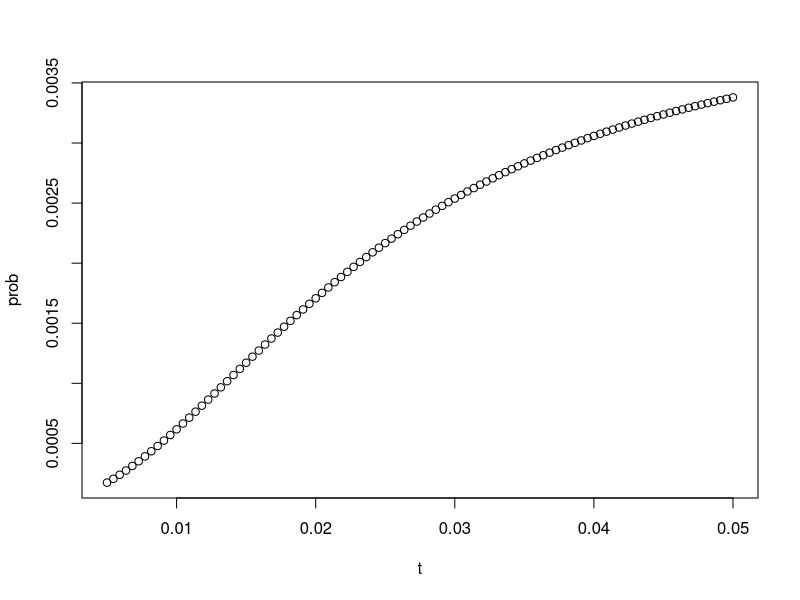

Recreate this plot in R. (Note: this script raises an error after producing the figure.)
## ---- chunk 1
prev <- 0.00025
N <- 100000
outcome <- sample(c("Disease","Healthy"), N, replace = TRUE, 
                  prob = c(prev, 1 - prev))
## ---- chunk 2
N_D <- sum(outcome == "Disease")
N_D
N_H <- sum(outcome == "Healthy")
N_H
## ---- chunk 3
accuracy <- 0.99
test <- vector("character", N)
test[outcome == "Disease"]  <- sample(c("+", "-"), N_D, replace = TRUE, 
                                    prob = c(accuracy, 1 - accuracy))
test[outcome == "Healthy"]  <- sample(c("-", "+"), N_H, replace = TRUE, 
                                    prob = c(accuracy, 1 - accuracy))
## ---- chunk 4
table(outcome, test)
## ---- chunk 5
(1 / 8500) * (1 / 100)
## ---- chunk 6
pr_ab <- 0.5
pr_b <- 1 / 1000000
pr_abx <- 0.5 / (1 / 1000000) * (1 - 1 / 1000000)
pr_bx <- 1 - 1 / 1000000
pr_ba <- pr_ab * pr_b / (pr_ab * pr_b + pr_abx * pr_bx)
pr_ba
## ---- chunk 7
library(tidyverse)
library(dslabs)
data(polls_us_election_2016)
polls <- polls_us_election_2016 %>% 
  filter(state == "Florida" & enddate >= "2016-11-04" ) %>% 
  mutate(spread = rawpoll_clinton/100 - rawpoll_trump/100)
## ---- chunk 8
results <- polls %>% summarize(avg = mean(spread), se = sd(spread))
results
## ---- chunk 9
mu <- 0
tau <- 0.01
sig <- results$se
Y <- results$avg
B <- sig^2/(sig^2+tau^2)
pr_dy <- B * mu + (1 - B) * Y
pr_dy
## ---- chunk 10
se <- sqrt(1 / (1 / sig^2 + 1 / tau^2))
se
## ---- chunk 11
c(pr_dy - qnorm(0.975) * se, pr_dy + qnorm(0.975) * se)
## ---- chunk 12
pnorm(0, pr_dy, se)
## ---- chunk 13
t <- seq(0.005, 0.05, len = 100)
pr <- function(n){
  mu <- 0
  tau <- n
  sig <- results$se
  Y <- results$avg
  B <- sig^2/(sig^2+tau^2)
  pr_dy <- B * mu + (1 - B) * Y
  pr_dy
}
prob <- sapply(t, pr)
prob
plot(t, prob)
## ---- chunk 14
library(tidyverse)
library(dslabs)
polls <- polls_us_election_2016 %>% 
  filter(state == "U.S." & enddate >= "2016-10-31" &
           (grade %in% c("A+","A","A-","B+") | is.na(grade))) %>% 
  mutate(spread = rawpoll_clinton/100 - rawpoll_trump/100)

one_poll_per_pollster <- polls %>% group_by(pollster) %>% 
  filter(enddate == max(enddate)) %>%
  ungroup()

results <- one_poll_per_pollster %>% 
  summarize(avg = mean(spread), se = sd(spread)/sqrt(length(spread))) %>% 
  mutate(start = avg - 1.96*se, end = avg + 1.96*se) 
## ---- chunk 15
mu <- 0
tau <- 0.035
sigma <- results$se
Y <- results$avg
B <- sigma^2 / (sigma^2 + tau^2)

posterior_mean <- B*mu + (1-B)*Y
posterior_se <- sqrt( 1/ (1/sigma^2 + 1/tau^2))

posterior_mean
posterior_se
## ---- chunk 16
posterior_mean + c(-1.96, 1.96)*posterior_se
## ---- chunk 17
1 - pnorm(0, posterior_mean, posterior_se)
## ---- chunk 18
set.seed(3)
J <- 6
N <- 2000
d <- .021
p <- (d + 1)/2
X <- d + rnorm(J, 0, 2 * sqrt(p * (1 - p) / N))
## ---- chunk 19
I <- 5
J <- 6
N <- 2000
X <- sapply(1:I, function(i){
  d + rnorm(J, 0, 2 * sqrt(p * (1 - p) / N))
})
## ---- chunk 20
I <- 5
J <- 6
N <- 2000
d <- .021
p <- (d + 1) / 2
h <- rnorm(I, 0, 0.025)
X <- sapply(1:I, function(i){
  d + h[i] + rnorm(J, 0, 2 * sqrt(p * (1 - p) / N))
})
## ---- chunk 21
sd(one_poll_per_pollster$spread)
## ---- chunk 22
mu <- 0
tau <- 0.035
sigma <- sqrt(results$se^2 + .025^2)
Y <- results$avg
B <- sigma^2 / (sigma^2 + tau^2)

posterior_mean <- B*mu + (1-B)*Y
posterior_se <- sqrt( 1/ (1/sigma^2 + 1/tau^2))

1 - pnorm(0, posterior_mean, posterior_se)
## ---- chunk 23
results_us_election_2016 %>% top_n(5, electoral_votes)
## ---- chunk 24
results <- polls_us_election_2016 %>%
  filter(state!="U.S." & 
           !str_detect(state, "CD") & 
           enddate >="2016-10-31" & 
           (grade %in% c("A+","A","A-","B+") | is.na(grade))) %>%
  mutate(spread = rawpoll_clinton/100 - rawpoll_trump/100) %>%
  group_by(state) %>%
  summarize(avg = mean(spread), sd = sd(spread), n = n()) %>%
  mutate(state = as.character(state))
## ---- chunk 25
results %>% arrange(abs(avg))
## ---- chunk 26
results <- left_join(results, results_us_election_2016, by = "state")
## ---- chunk 27
results_us_election_2016 %>% filter(!state %in% results$state) %>% 
  pull(state)
## ---- chunk 28
results <- results %>%
  mutate(sd = ifelse(is.na(sd), median(results$sd, na.rm = TRUE), sd))
## ---- chunk 29
#> # A tibble: 47 x 12
#>   state     avg      sd     n electoral_votes clinton trump others
#>   <chr>   <dbl>   <dbl> <int>           <int>   <dbl> <dbl>  <dbl>
#> 1 Alab… -0.149  2.53e-2     3               9    34.4  62.1    3.6
#> 2 Ariz… -0.0326 2.70e-2     9              11    45.1  48.7    6.2
#> 3 Arka… -0.151  9.90e-4     2               6    33.7  60.6    5.8
#> 4 Cali…  0.260  3.87e-2     5              55    61.7  31.6    6.7
#> 5 Colo…  0.0452 2.95e-2     7               9    48.2  43.3    8.6
#> # … with 42 more rows, and 4 more variables: sigma <dbl>, B <dbl>,
#> #   posterior_mean <dbl>, posterior_se <dbl>
## ---- chunk 30
B <- 10000
mu <- 0
tau <- 0.02
clinton_EV <- replicate(B, {
  results %>% mutate(sigma = sd/sqrt(n), 
                   B = sigma^2 / (sigma^2 + tau^2),
                   posterior_mean = B * mu + (1 - B) * avg,
                   posterior_se = sqrt(1 / (1/sigma^2 + 1/tau^2)),
                   result = rnorm(length(posterior_mean), 
                                  posterior_mean, posterior_se),
                   clinton = ifelse(result > 0, electoral_votes, 0)) %>% 
    summarize(clinton = sum(clinton)) %>% 
    pull(clinton) + 7
})

mean(clinton_EV > 269)
## ---- chunk 31
tau <- 0.02
bias_sd <- 0.03
clinton_EV_2 <- replicate(1000, {
  results %>% mutate(sigma = sqrt(sd^2/n  + bias_sd^2),  
                   B = sigma^2 / (sigma^2 + tau^2),
                   posterior_mean = B*mu + (1-B)*avg,
                   posterior_se = sqrt( 1/ (1/sigma^2 + 1/tau^2)),
                   result = rnorm(length(posterior_mean), 
                                  posterior_mean, posterior_se),
                   clinton = ifelse(result>0, electoral_votes, 0)) %>% 
    summarize(clinton = sum(clinton) + 7) %>% 
    pull(clinton)
})
mean(clinton_EV_2 > 269)
## ---- chunk 32
one_pollster <- polls_us_election_2016 %>% 
  filter(pollster == "Ipsos" & state == "U.S.") %>% 
  mutate(spread = rawpoll_clinton/100 - rawpoll_trump/100)
## ---- chunk 33
se <- one_pollster %>% 
  summarize(empirical = sd(spread), 
            theoretical = 2 * sqrt(mean(spread) * (1 - mean(spread)) /
                                     min(samplesize)))
se
## ---- chunk 34
library(tidyverse)
library(dslabs)
data("polls_us_election_2016")
polls <- polls_us_election_2016 %>% 
  filter(state != "U.S." & enddate >= "2016-10-31") %>% 
  mutate(spread = rawpoll_clinton/100 - rawpoll_trump/100)
## ---- chunk 35
add <- results_us_election_2016 %>% 
  mutate(actual_spread = clinton/100 - trump/100) %>% 
  select(state, actual_spread)
cis <- cis %>% 
  mutate(state = as.character(state)) %>% 
  left_join(add, by = "state")
## ---- chunk 36
one_poll_per_pollster %>%
  ggplot(aes(sample=spread)) + stat_qq()
## ---- chunk 37
z <- qt(0.975,  nrow(one_poll_per_pollster)-1)
one_poll_per_pollster %>% 
  summarize(avg = mean(spread), moe = z*sd(spread)/sqrt(length(spread))) %>% 
  mutate(start = avg - moe, end = avg + moe)
## ---- chunk 38
qt(0.975, 14)
## ---- chunk 39
qnorm(0.975)
## ---- chunk 40
data("polls_us_election_2016")
polls_us_election_2016 %>%
  filter(state =="Wisconsin" &
           enddate >="2016-10-31" & 
           (grade %in% c("A+","A","A-","B+") | is.na(grade))) %>%
  mutate(spread = rawpoll_clinton/100 - rawpoll_trump/100) %>%
  mutate(state = as.character(state)) %>%
  left_join(results_us_election_2016, by = "state") %>%
  mutate(actual = clinton/100 - trump/100) %>%
  summarize(actual = first(actual), avg = mean(spread), 
            sd = sd(spread), n = n()) %>%
  select(actual, avg, sd, n)
